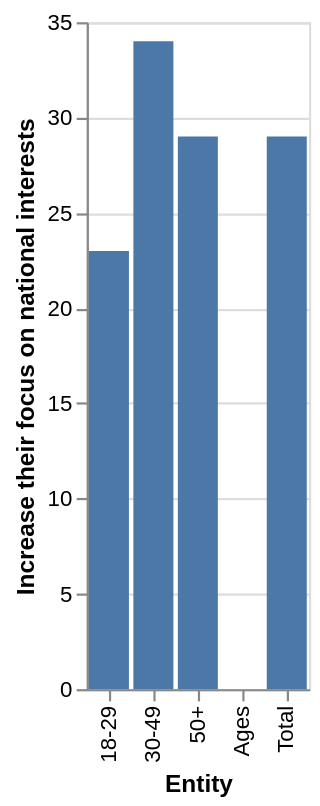

Write a Vega-Lite specification for this figure.
### Vega-Lite specification from a JSON file in a GitHub repository (floating-point values rounded to 4 significant figures)
{"$schema": "https://vega.github.io/schema/vega-lite/v5.json", "description": "Bar chart auto-generated from CSV", "data": {"values": [{"Entity": "50+", "Increase their focus on national interests": 29}, {"Entity": "30-49", "Increase their focus on national interests": 34}, {"Entity": "18-29", "Increase their focus on national interests": 23}, {"Entity": "Ages", "Increase their focus on national interests": 0}, {"Entity": "Total", "Increase their focus on national interests": 29}]}, "mark": "bar", "encoding": {"x": {"field": "Entity", "type": "ordinal"}, "y": {"field": "Increase their focus on national interests", "type": "quantitative"}}}
